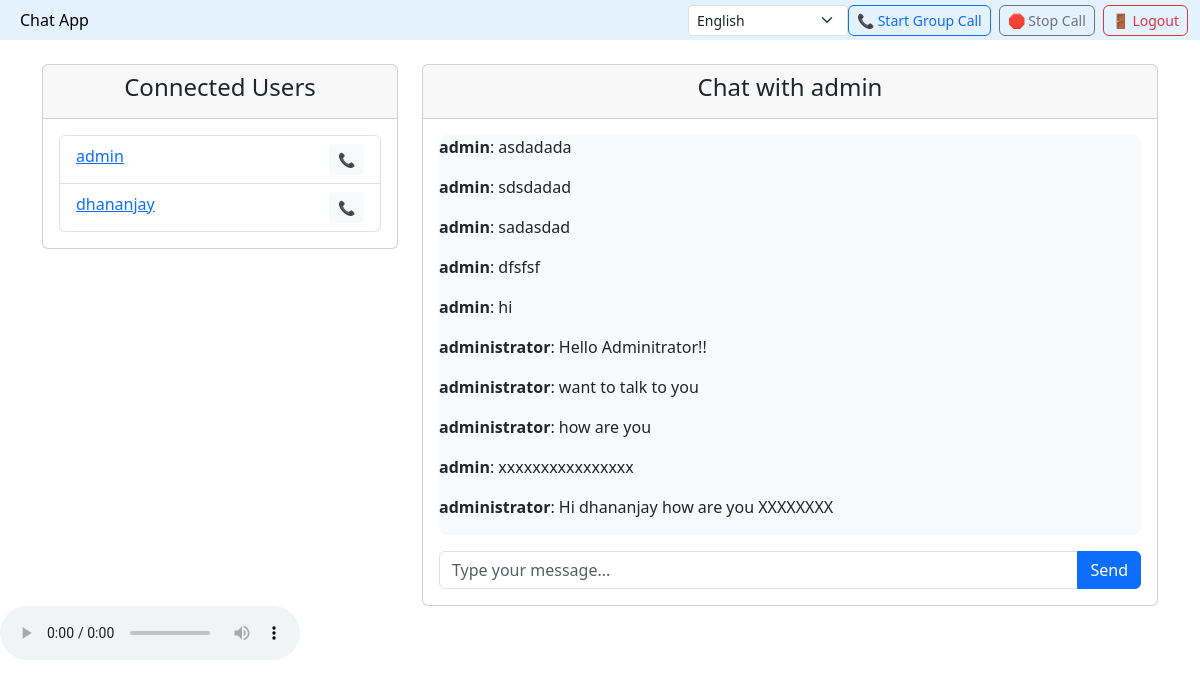
The page /chat/1/ (signed in) on the database its author committed.
### chat/models.py (models this page shows, shortened)
class Chat(models.Model):
    sender = models.ForeignKey(User, on_delete=models.CASCADE, related_name="sent_messages")
    receiver = models.ForeignKey(User, on_delete=models.CASCADE, related_name="received_messages")
    message = models.TextField()
    timestamp = models.DateTimeField(auto_now_add=True)

### chat/views.py (the view)
# urls.py: path("chat/<int:user_id>/", chat_view, name="chat"),
@login_required
def chat_view(request, user_id):
    receiver = User.objects.get(id=user_id)
    chat_history = (
        (
            Chat.objects.filter(sender=request.user, receiver=receiver)
            | Chat.objects.filter(sender=receiver, receiver=request.user)
        )
        .order_by("timestamp")
        .reverse()
    )
    if request.method == "POST":
        message = request.POST.get("message")
        if message:
            Chat.objects.create(sender=request.user, receiver=receiver, message=message)
            return redirect("chat", user_id=user_id)
    users = User.objects.exclude(id=request.user.id)
    return render(
        request,
        "chat.html",
        {"receiver": receiver, "chat_history": chat_history, "users": users},
    )

### chat/templates/chat.html (shortened to what this page needs)
<!DOCTYPE html>
<html lang="en">
{% load static %}
<head>
  <link rel="stylesheet" href="https://cdn.jsdelivr.net/npm/bootstrap@5.3.0/dist/css/bootstrap.min.css">
</head>
<body>
  <nav class="navbar navbar-light" style="background-color: #e3f2fd;">
    <div class="container-fluid">
      <a class="navbar-brand" href="#">Chat App</a>
      <div class="d-flex">
        <select id="languageSelect" class="form-select form-select-sm" style="width: 160px;"
          onchange="changeLanguage(this.value)">
          <option value="en">English</option>
        </select>
        <button id="startMeetingBtn" class="btn btn-outline-primary me-2">📞 Start Group Call</button>
        <button id="stopCall" class="btn btn-outline-secondary me-2">🛑 Stop Call</button>
        <a href="{% url 'login' %}" class="btn btn-outline-danger">🚪 Logout</a>
      </div>
    </div>
  </nav>
  <div class="container mt-4">
    <div class="row">
      <div class="col-md-4">
        <div class="card">
          <div class="card-header text-center">
            <h4>Connected Users</h4>
          </div>
          <div class="card-body">
            <ul class="list-group">
              {% for user in users %}
              <li class="list-group-item user-card" data-userid="{{ user.id }}">
                <a href="{% url 'chat' user.id %}">{{ user.username }}</a>
                <button class="btn btn-sm float-end btn-light" onclick="selectAndStartCall(this)">📞</button>
              </li>
              {% empty %}
              <li class="list-group-item text-muted text-center">No users available.</li>
              {% endfor %}
            </ul>
          </div>
        </div>
      </div>
      <div class="col-md-8">
        <div class="card">
          <div class="card-header text-center">
            <h4>Chat with {{ receiver.username }}</h4>
          </div>
          <div class="card-body">
            <div class="chat-box" id="chatbox">
              {% for chat in chat_history %}
              <p><strong>{{ chat.sender.username }}</strong>: {{ chat.message }}</p>
              {% endfor %}
            </div>
            <form id="chatForm" method="POST" class="mt-3">
              <div class="input-group">
                <input type="text" id="messageInput" name="message" class="form-control"
                  placeholder="Type your message...">
                <button type="button" id="sendMessage" class="btn btn-primary">Send</button>
              </div>
            </form>
          </div>
        </div>
      </div>
    </div>
  </div>
  <audio id="translatedAudio" controls></audio>
</body>
</html>

### chat/templates/chat.html (style rules this page uses)
.navbar { padding-top: 0.25rem; padding-bottom: 0.25rem; min-height: 40px; }
.navbar-brand { font-size: 1rem; padding: 0.25rem 0.5rem; }
.navbar .form-select, .navbar .btn { font-size: 0.875rem; padding: 0.25rem 0.5rem; height: auto; }
.chat-box { height: 400px; overflow-y: auto; border-radius: 8px; background-color: #f8f9fa; }

### rows shown on the page
Chat: sender.username "administrator", message "Hello Adminitrator!!"
Chat: sender.username "administrator", message "want to talk to you"
Chat: sender.username "administrator", message "how are you"
Chat: sender.username "admin", message "xxxxxxxxxxxxxxxx"
Chat: sender.username "administrator", message "Hi dhananjay how are you XXXXXXXX"

### other values the page prints
{{ user.username }} "admin"
{{ user.username }} "dhananjay"
{{ receiver.username }} "admin"
